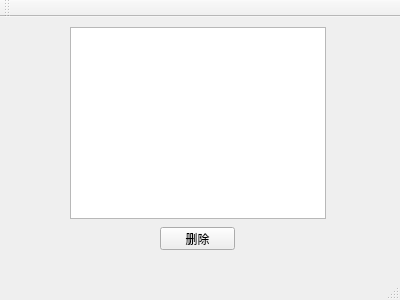
<?xml version="1.0" encoding="UTF-8"?>
<ui version="4.0">
 <class>MainWindow</class>
 <widget class="QMainWindow" name="MainWindow">
  <property name="geometry">
   <rect>
    <x>0</x>
    <y>0</y>
    <width>400</width>
    <height>300</height>
   </rect>
  </property>
  <property name="windowTitle">
   <string>MainWindow</string>
  </property>
  <widget class="QWidget" name="centralWidget">
   <widget class="QPushButton" name="deletePushButton">
    <property name="geometry">
     <rect>
      <x>160</x>
      <y>210</y>
      <width>75</width>
      <height>23</height>
     </rect>
    </property>
    <property name="text">
     <string>删除</string>
    </property>
   </widget>
   <widget class="QListWidget" name="displayer">
    <property name="geometry">
     <rect>
      <x>70</x>
      <y>10</y>
      <width>256</width>
      <height>192</height>
     </rect>
    </property>
   </widget>
  </widget>
  <widget class="QMenuBar" name="menuBar">
   <property name="geometry">
    <rect>
     <x>0</x>
     <y>0</y>
     <width>400</width>
     <height>23</height>
    </rect>
   </property>
  </widget>
  <widget class="QToolBar" name="mainToolBar">
   <attribute name="toolBarArea">
    <enum>TopToolBarArea</enum>
   </attribute>
   <attribute name="toolBarBreak">
    <bool>false</bool>
   </attribute>
  </widget>
  <widget class="QStatusBar" name="statusBar"/>
 </widget>
 <layoutdefault spacing="6" margin="11"/>
 <resources/>
 <connections/>
</ui>
